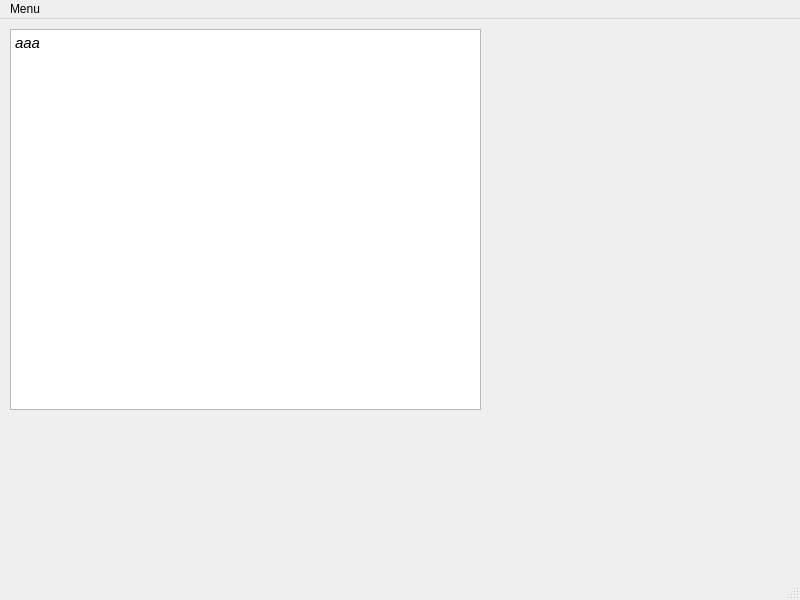
<?xml version="1.0" encoding="UTF-8"?>
<ui version="4.0">
 <class>FormPrincipal</class>
 <widget class="QMainWindow" name="FormPrincipal">
  <property name="geometry">
   <rect>
    <x>0</x>
    <y>0</y>
    <width>800</width>
    <height>600</height>
   </rect>
  </property>
  <property name="windowTitle">
   <string>FormPrincipal</string>
  </property>
  <widget class="QWidget" name="centralwidget">
   <widget class="QTextEdit" name="textEditPrincipal">
    <property name="geometry">
     <rect>
      <x>10</x>
      <y>10</y>
      <width>471</width>
      <height>381</height>
     </rect>
    </property>
    <property name="styleSheet">
     <string notr="true">font: 25 italic 11pt &quot;Ubuntu&quot;;</string>
    </property>
    <property name="html">
     <string>&lt;!DOCTYPE HTML PUBLIC &quot;-//W3C//DTD HTML 4.0//EN&quot; &quot;http://www.w3.org/TR/REC-html40/strict.dtd&quot;&gt;
&lt;html&gt;&lt;head&gt;&lt;meta name=&quot;qrichtext&quot; content=&quot;1&quot; /&gt;&lt;style type=&quot;text/css&quot;&gt;
p, li { white-space: pre-wrap; }
&lt;/style&gt;&lt;/head&gt;&lt;body style=&quot; font-family:'Ubuntu'; font-size:11pt; font-weight:24; font-style:italic;&quot;&gt;
&lt;p style=&quot; margin-top:0px; margin-bottom:0px; margin-left:0px; margin-right:0px; -qt-block-indent:0; text-indent:0px;&quot;&gt;aaa&lt;/p&gt;&lt;/body&gt;&lt;/html&gt;</string>
    </property>
   </widget>
  </widget>
  <widget class="QMenuBar" name="menubar">
   <property name="geometry">
    <rect>
     <x>0</x>
     <y>0</y>
     <width>800</width>
     <height>22</height>
    </rect>
   </property>
   <widget class="QMenu" name="menuMenu">
    <property name="title">
     <string>Menu</string>
    </property>
    <widget class="QMenu" name="menuAjouter">
     <property name="title">
      <string>Ajouter</string>
     </property>
     <addaction name="actionElecteur_2"/>
     <addaction name="actionCandidat"/>
    </widget>
    <addaction name="menuAjouter"/>
    <addaction name="actionSupprimer"/>
    <addaction name="actionQuitter"/>
   </widget>
   <addaction name="menuMenu"/>
  </widget>
  <widget class="QStatusBar" name="statusbar"/>
  <action name="actionSupprimer">
   <property name="text">
    <string>Supprimer</string>
   </property>
  </action>
  <action name="actionQuitter">
   <property name="text">
    <string>Quitter</string>
   </property>
  </action>
  <action name="actionElecteur">
   <property name="text">
    <string>Electeur</string>
   </property>
  </action>
  <action name="actionElecteur_2">
   <property name="text">
    <string>Electeur</string>
   </property>
  </action>
  <action name="actionCandidat">
   <property name="text">
    <string>Candidat</string>
   </property>
  </action>
 </widget>
 <resources/>
 <connections>
  <connection>
   <sender>actionQuitter</sender>
   <signal>triggered()</signal>
   <receiver>FormPrincipal</receiver>
   <slot>close()</slot>
   <hints>
    <hint type="sourcelabel">
     <x>-1</x>
     <y>-1</y>
    </hint>
    <hint type="destinationlabel">
     <x>399</x>
     <y>299</y>
    </hint>
   </hints>
  </connection>
 </connections>
</ui>
